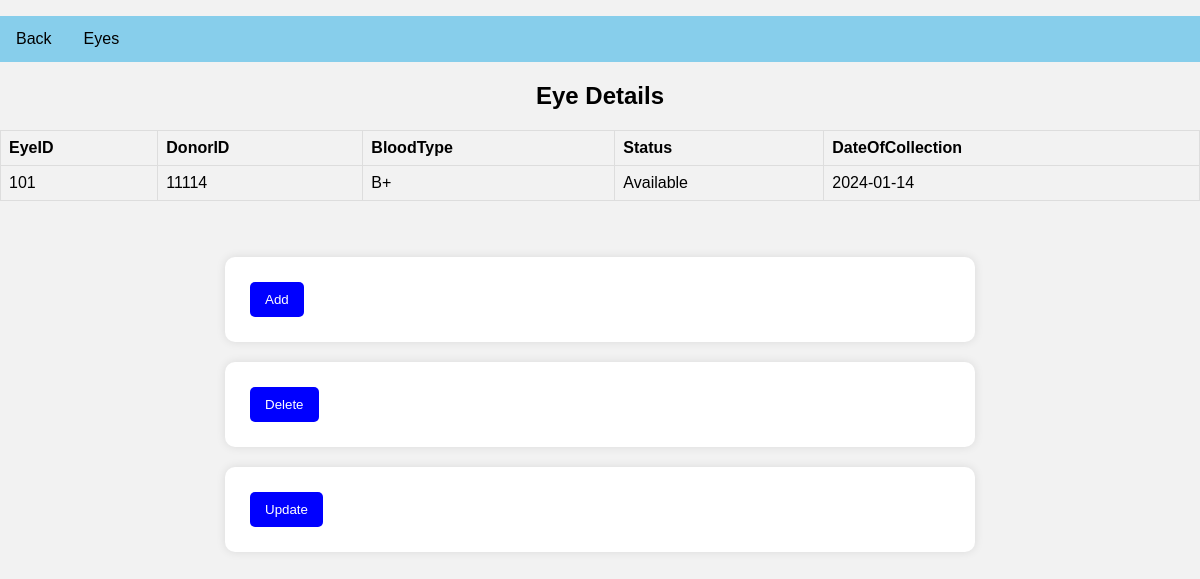
Page /eyes2.php on the committed database.
### tables this page shows
CREATE TABLE `eye` (
  `EyeID` varchar(15) NOT NULL,
  `DonorID` varchar(15) NOT NULL,
  `Status` varchar(20) NOT NULL,
  `DateOfCollection` date NOT NULL,
  `BloodType` varchar(15) NOT NULL
);

### eyes2.php (the view, shortened to what this page needs)
<!DOCTYPE html>
<html lang="en">
<head>
</head>
<body>
<nav>
            <ul>
                <li><a href="dashboard2.php">Back</a></li>
                <li><a href="eyes2.php">Eyes</a></li>
            </ul>
        </nav>
   <center> <h2>Eye Details</h2></center>
<?php
include("db.php");
$query="select * from eye";
$result=mysqli_query($con,$query);
if ($result->num_rows > 0) {
    echo "<table>";
    echo "<tr><th>EyeID</th><th>DonorID</th><th>BloodType</th><th>Status</th><th>DateOfCollection</th>";
    while ($row = $result->fetch_assoc()) {
        echo "<tr>";
        echo "<td>" . $row["EyeID"] . "</td>";
        echo "<td>" . $row["DonorID"] . "</td>";
        echo "<td>" . $row["BloodType"] . "</td>";
        echo "<td>" . $row["Status"] . "</td>";
        echo "<td>" . $row["DateOfCollection"] . "</td>";
        echo "</tr>";
    }
    echo "</table>";
} else {
    echo "No eye found";
}
?>
<br><br>
<form action="addEye.php" method="get">
        <button type="submit">Add</button>
    </form>
    <form action="deleteEye.php" method="get">
        <button type="submit">Delete</button>
    </form>
    <form action="updateEye.php" method="get">
        <button type="submit">Update</button>
    </form>
</body>
</html>

### eyes2.php (style rules this page uses)
table { width: 100%; border-collapse: collapse; }
th, td { border: 1px solid #dddddd; text-align: left; padding: 8px; }
th { background-color: #f2f2f2; }
body { font-family: 'Arial', sans-serif; margin: 0; padding: 0; background-color: #f2f2f2; }
nav ul { list-style-type: none; padding: 0; background-color:skyblue; overflow: hidden; }
nav li { float: left; }
nav a { display: block; color:black; text-align: center; padding: 14px 16px; text-decoration: none; }
form { max-width: 700px; margin: 20px auto; background-color: #fff; padding: 25px; border-radius: 10px; box-shadow: 0 0 10px rgba(0, 0, 0, 0.1); }
button { background-color:blue; color: white; padding: 10px 15px; border: none; border-radius: 5px; cursor: pointer; }

### rows in the picture
eye: EyeID "101", DonorID "11114", BloodType "B+", Status "Available", DateOfCollection "2024-01-14"
